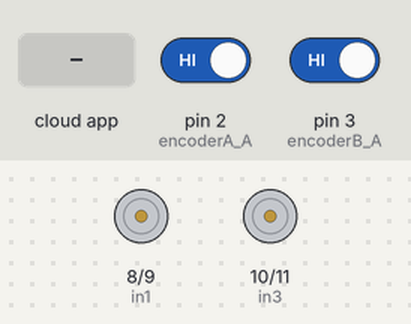
This sketch was run on a simulated Arduino Uno, built with avr-gcc and run on an emulated ATmega328P. Shown: motor-driver pin pairs drawn as motors (green arrow = first pin HIGH = forward, orange = second pin HIGH = backward, longer = more drive, scaled by the enable pin). The test bench sets the inputs (shaded band); at power-on: pin 2 (encoderA_A) HIGH, pin 3 (encoderB_A) HIGH. The ROS host is connected and sends only what is stated.

Above: at 1.2 s.
1.3 s: the phone or cloud app sets linear.x to -100
At 1.55 s:
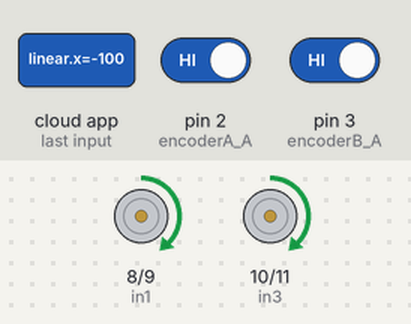
3.3 s: the phone or cloud app sets angular.z to -100
At 3.55 s:
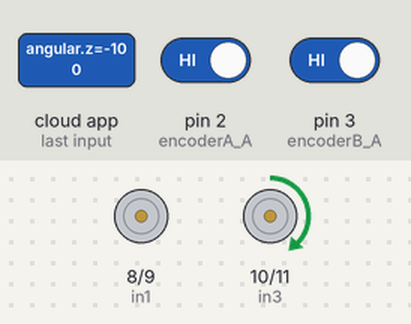
5.3 s: the phone or cloud app sets linear.x to 0
At 5.7 s:
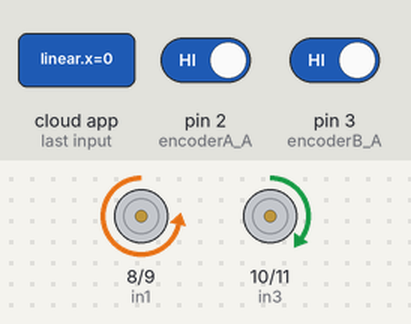
7.3 s: the phone or cloud app sets angular.z to 100
At 7.7 s:
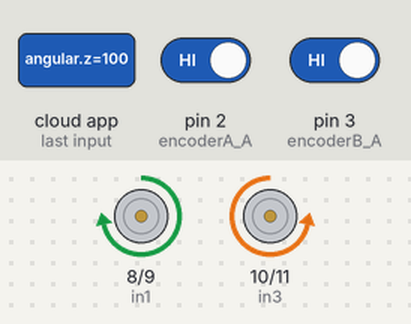
9.3 s: the phone or cloud app sets linear.x to 100
At 9.55 s:
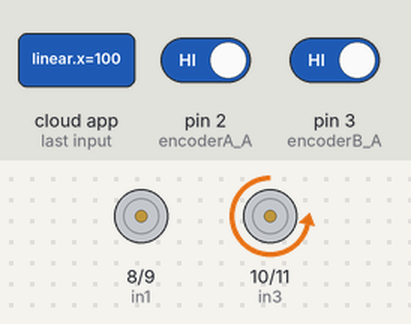
11.3 s: the phone or cloud app sets angular.z to 0
At 11.55 s:
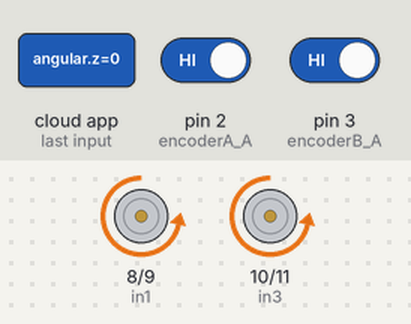
Timing chart, 0 to 14.3 s (numbered marks = the images above; inputs shaded):
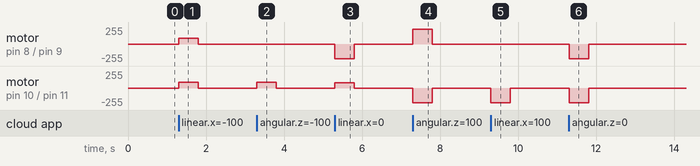

Measured:
- after the input at 1.3 s, motor on pin 8 (in1) / pin 9 (in2), motor on pin 10 (in3) / pin 11 (in4): stopped → forward 90/255 at once, → stopped 0.50 s later
- after the input at 3.3 s, motor on pin 10 (in3) / pin 11 (in4): stopped → forward 90/255 at once, → stopped 0.50 s later
- after the input at 5.3 s, motor on pin 8 (in1) / pin 9 (in2): stopped → backward 220/255 at once, → stopped 0.50 s later; motor on pin 10 (in3) / pin 11 (in4): stopped → forward 80/255 at once, → stopped 0.50 s later
- after the input at 7.3 s, motor on pin 8 (in1) / pin 9 (in2): stopped → forward 220/255 at once, → stopped 0.50 s later; motor on pin 10 (in3) / pin 11 (in4): stopped → backward 220/255 at once, → stopped 0.50 s later
- after the input at 9.3 s, motor on pin 10 (in3) / pin 11 (in4): stopped → backward 220/255 at once, → stopped 0.50 s later
- after the input at 11.3 s, motor on pin 8 (in1) / pin 9 (in2), motor on pin 10 (in3) / pin 11 (in4): stopped → backward 220/255 at once, → stopped 0.50 s later

The sketch:

smile_photo_node.ino
```cpp
#include <Arduino.h>
#include <PID_v1.h>
#include <ros.h>
#include <geometry_msgs/Twist.h>

// PARAMETER SETTINGS
const bool INVERT_LEFT  = false;
const bool INVERT_RIGHT = false;
const int  PWM_MAX      = 220;

const int  PWM_MIN_FWD  = 60;
const int  PWM_MIN_BACK = 90;
const int  PWM_MIN_TURN = 80;

const int  MAX_SETPOINT = 260;      // cmd_vel=1.0
const int  SAMPLE_MS    = 100;

const unsigned long CMD_TIMEOUT_MS = 500;

// L298N SETTINGS
const int enA = 5,  in1 = 8,  in2 = 9;     // LEFT
const int enB = 6,  in3 = 10, in4 = 11;    // RIGHT

// UNO
const byte encoderA_A = 2, encoderA_B = 4;   // LEFT：D2=INT0, D4
const byte encoderB_A = 3, encoderB_B = 7;   // RIGHT：D3=INT1, D7
volatile long countA = 0, countB = 0;
volatile byte lastA = LOW, lastB = LOW;
volatile bool dirA = true, dirB = true;

// PID
double SetpointA=0, InputA=0, OutputA=0;
double SetpointB=0, InputB=0, OutputB=0;
double Kp=0.9, Ki=6.5, Kd=0.0;
PID pidA(&InputA,&OutputA,&SetpointA,Kp,Ki,Kd,DIRECT);
PID pidB(&InputB,&OutputB,&SetpointB,Kp,Ki,Kd,DIRECT);

// ROS
ros::NodeHandle nh;
volatile float cmd_lin=0.0f, cmd_ang=0.0f;
volatile unsigned long last_cmd_ms = 0;


inline int pickFloor(double sp, double lin, double ang){
  if (sp == 0) return 0;
  if (lin < -0.05 && fabs(ang) < 0.1) return PWM_MIN_BACK;
  if (fabs(lin) < 0.05 && fabs(ang) >= 0.1) return PWM_MIN_TURN;
  return PWM_MIN_FWD;
}
inline int withFloor(double out, double sp, double lin, double ang){
  if (sp == 0) return 0;
  int pwm = (int)out;
  int floor = pickFloor(sp, lin, ang);
  if (pwm < floor) pwm = floor;
  if (pwm > PWM_MAX) pwm = PWM_MAX;
  return pwm;
}

inline void setWheel(int pwmPin,int inA,int inB,double setpoint,int pwmCmd,bool invert){
  bool forward = (setpoint >= 0);
  if (invert) forward = !forward;
  if (forward){ digitalWrite(inA,LOW);  digitalWrite(inB,HIGH); }
  else        { digitalWrite(inA,HIGH); digitalWrite(inB,LOW);  }
  analogWrite(pwmPin, pwmCmd);
}

inline void stopMotors(){
  SetpointA = 0; SetpointB = 0;
  cmd_lin = 0; cmd_ang = 0;
  analogWrite(enA, 0);
  analogWrite(enB, 0);
}

// ISR
void isrEncA(){
  int s=digitalRead(encoderA_A);
  if((lastA==LOW)&&(s==HIGH)) dirA=(digitalRead(encoderA_B)==HIGH);
  lastA=s; if(!dirA) countA++; else countA--;
}
void isrEncB(){
  int s=digitalRead(encoderB_A);
  if((lastB==LOW)&&(s==HIGH)) dirB=(digitalRead(encoderB_B)==HIGH);
  lastB=s; if(!dirB) countB++; else countB--;
}

// /cmd_vel
void cmdVelCb(const geometry_msgs::Twist& m){
  last_cmd_ms = millis();

  cmd_lin=(float)m.linear.x;
  cmd_ang=(float)m.angular.z;

  float L = cmd_lin - cmd_ang;
  float R = cmd_lin + cmd_ang;

  if (L>1) L=1; if (L<-1) L=-1;
  if (R>1) R=1; if (R<-1) R=-1;

  SetpointA = L * MAX_SETPOINT;
  SetpointB = R * MAX_SETPOINT;
}
ros::Subscriber<geometry_msgs::Twist> sub("/cmd_vel",&cmdVelCb);


void updatePID(){
  if (millis() - last_cmd_ms > CMD_TIMEOUT_MS){
    stopMotors();
    return;
  }

  long pa,pb;
  noInterrupts(); pa=countA; countA=0; pb=countB; countB=0; interrupts();

  InputA=abs(pa);
  InputB=abs(pb);

  pidA.Compute();
  pidB.Compute();

  int pwmA = withFloor(OutputA, SetpointA, cmd_lin, cmd_ang);
  int pwmB = withFloor(OutputB, SetpointB, cmd_lin, cmd_ang);

  setWheel(enA,in1,in2,SetpointA,pwmA,INVERT_LEFT);
  setWheel(enB,in3,in4,SetpointB,pwmB,INVERT_RIGHT);
}

// MAIN CODE
void setup(){
  pinMode(in1,OUTPUT); pinMode(in2,OUTPUT); pinMode(enA,OUTPUT);
  pinMode(in3,OUTPUT); pinMode(in4,OUTPUT); pinMode(enB,OUTPUT);
  analogWrite(enA,0); analogWrite(enB,0);

  pinMode(encoderA_A,INPUT); pinMode(encoderA_B,INPUT);
  pinMode(encoderB_A,INPUT); pinMode(encoderB_B,INPUT);

  attachInterrupt(0, isrEncA, CHANGE); // D2
  attachInterrupt(1, isrEncB, CHANGE); // D3

  pidA.SetSampleTime(SAMPLE_MS); pidB.SetSampleTime(SAMPLE_MS);
  pidA.SetOutputLimits(0,PWM_MAX); pidB.SetOutputLimits(0,PWM_MAX);
  pidA.SetMode(AUTOMATIC); pidB.SetMode(AUTOMATIC);

  nh.getHardware()->setBaud(115200);
  nh.initNode();
  nh.subscribe(sub);

  last_cmd_ms = millis();
}

unsigned long lastPID=0;
void loop(){
  nh.spinOnce();
  unsigned long now=millis();
  if(now-lastPID>=SAMPLE_MS){ lastPID=now; updatePID(); }
}
```
